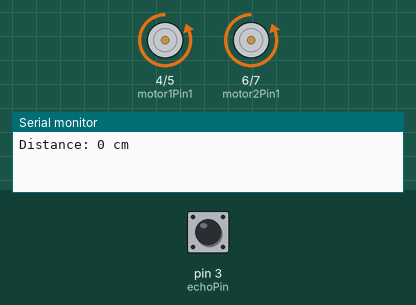
Bench run of a sketch on a simulated Arduino Uno, built with avr-gcc and run on an emulated ATmega328P. Parts: motor-driver pin pairs drawn as motors (green arrow = first pin HIGH = forward, orange = second pin HIGH = backward, longer = more drive), the last lines printed to the serial monitor. Inputs (shaded band) come from the test bench; at power-on: pin 3 (echoPin) LOW.

Above: at 1.1 s.
At 12.4 s:
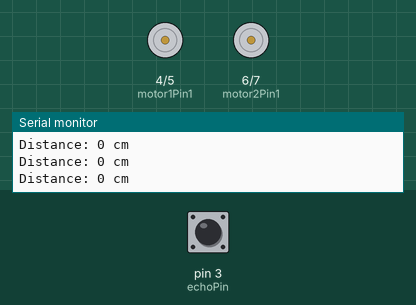
12.5 s: pin 3 (echoPin) pulsed HIGH 2 times (0.12 s each, 0.3 s apart)
At 13.6 s:
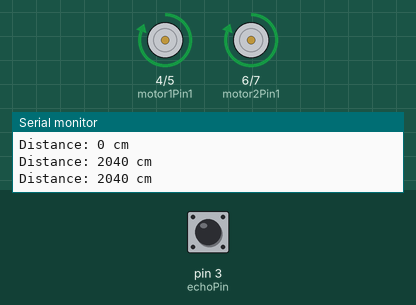
Timing chart, 0 to 22.0 s (numbered marks = the images above; inputs shaded):
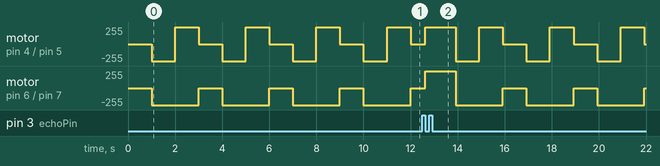

Measured:
- by itself, motor on pin 4 (motor1Pin1) / pin 5 (motor1Pin2): repeats every 3.0 s: forward 255/255 1.0 s, stopped 1.0 s, backward 255/255 1.0 s
- by itself, motor on pin 6 (motor2Pin1) / pin 7 (motor2Pin2): alternates backward 255/255 for 2.0 s and stopped for 1.0 s

The sketch:

code2.ino
```cpp
#include <NewPing.h>

#include <AFMotor.h>

// Pin connections
const int trigPin = 2;    // Trigger pin of the ultrasonic sensor
const int echoPin = 3;    // Echo pin of the ultrasonic sensor
const int motor1Pin1 = 4; // Motor 1 control pin 1
const int motor1Pin2 = 5; // Motor 1 control pin 2
const int motor2Pin1 = 6; // Motor 2 control pin 1
const int motor2Pin2 = 7; // Motor 2 control pin 2

// Distance thresholds
const int obstacleThreshold = 20;   // Obstacle detection distance in centimeters
const int reverseDuration = 1000;   // Duration for the car to reverse in milliseconds
const int turnDuration = 1000;      // Duration for the car to turn in milliseconds

void setup() {
  // Initialize motor control pins as output
  pinMode(motor1Pin1, OUTPUT);
  pinMode(motor1Pin2, OUTPUT);
  pinMode(motor2Pin1, OUTPUT);
  pinMode(motor2Pin2, OUTPUT);

  // Initialize serial communication for debugging
  Serial.begin(9600);
}

void loop() {
  // Measure the distance to the nearest obstacle
  int distance = getDistance();

  // Check if an obstacle is detected within the threshold
  if (distance < obstacleThreshold) {
    // Stop the car
    stopCar();

    // Reverse the car
    reverseCar();

    // Turn the car
    turnCar();
  } else {
    // Move the car forward
    moveForward();
  }
}

int getDistance() {
  // Send a short ultrasonic pulse to start the measurement
  digitalWrite(trigPin, LOW);
  delayMicroseconds(2);
  digitalWrite(trigPin, HIGH);
  delayMicroseconds(10);
  digitalWrite(trigPin, LOW);

  // Measure the duration of the echo pulse
  long duration = pulseIn(echoPin, HIGH);

  // Convert the duration to distance
  int distance = duration * 0.034 / 2;  // Divide by 2 for round trip

  // Print the distance for debugging
  Serial.print("Distance: ");
  Serial.print(distance);
  Serial.println(" cm");

  return distance;
}

void moveForward() {
  digitalWrite(motor1Pin1, HIGH);
  digitalWrite(motor1Pin2, LOW);
  digitalWrite(motor2Pin1, HIGH);
  digitalWrite(motor2Pin2, LOW);
}

void stopCar() {
  digitalWrite(motor1Pin1, LOW);
  digitalWrite(motor1Pin2, LOW);
  digitalWrite(motor2Pin1, LOW);
  digitalWrite(motor2Pin2, LOW);
}

void reverseCar() {
  digitalWrite(motor1Pin1, LOW);
  digitalWrite(motor1Pin2, HIGH);
  digitalWrite(motor2Pin1, LOW);
  digitalWrite(motor2Pin2, HIGH);

  delay(reverseDuration);

  stopCar();
}

void turnCar() {
  digitalWrite(motor1Pin1, HIGH);
  digitalWrite(motor1Pin2, LOW);
  digitalWrite(motor2Pin1, LOW);
  digitalWrite(motor2Pin2, HIGH);

  delay(turnDuration);

  stopCar();
}
```
